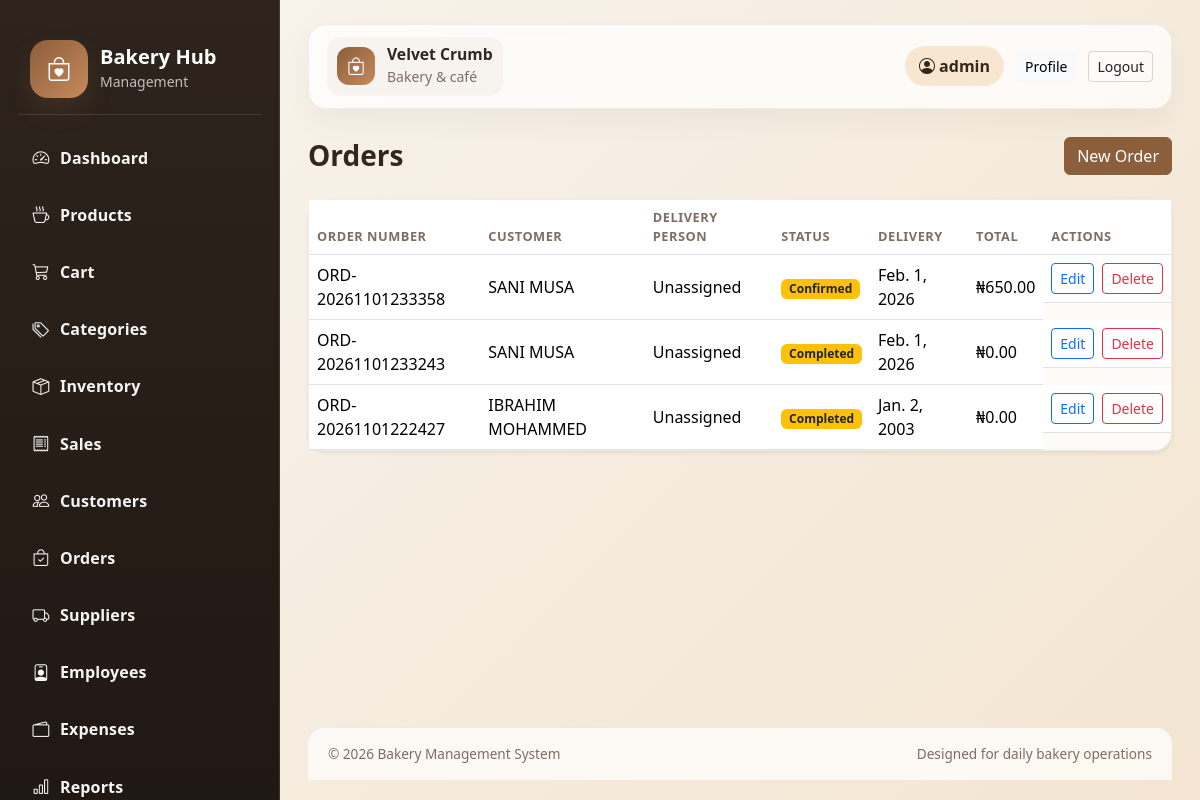
Screenshot of /orders/ (signed in) with the database file from the repository.
### orders/models.py (models this page shows, shortened)
class Order(models.Model):
    STATUS_CHOICES = (
        ('pending', 'Pending'),
        ('confirmed', 'Confirmed'),
        ('assigned', 'Assigned to Delivery'),
        ('out_for_delivery', 'Out for Delivery'),
        ('completed', 'Completed'),
        ('cancelled', 'Cancelled'),
    )
    customer = models.ForeignKey(Customer, on_delete=models.CASCADE, related_name='orders')
    order_number = models.CharField(max_length=50, unique=True)
    delivery_date = models.DateField(blank=True, null=True)
    assigned_delivery_person = models.ForeignKey(
        Employee,
        on_delete=models.SET_NULL,
        related_name='assigned_orders',
        null=True,
        blank=True,
    )
    status = models.CharField(max_length=25, choices=STATUS_CHOICES, default='pending')
    notes = models.TextField(blank=True)
    total_amount = models.DecimalField(max_digits=12, decimal_places=2, default=0)
    created_at = models.DateTimeField(auto_now_add=True)
    class Meta:
        ordering = ('-created_at',)

### customers/models.py (models this page shows, shortened)
class Customer(models.Model):
    name = models.CharField(max_length=150)
    phone = models.CharField(max_length=30, blank=True)
    email = models.EmailField(blank=True, null=True)
    address = models.TextField(blank=True)
    created_at = models.DateTimeField(auto_now_add=True)
    class Meta:
        ordering = ('name',)

### orders/views.py (the view)
# urls.py: path('', views.order_list, name='order_list'),
@login_required
def order_list(request):
    query = request.GET.get('q', '').strip()
    orders = Order.objects.select_related('customer').order_by('-created_at')
    if query:
        orders = orders.filter(Q(order_number__icontains=query) | Q(customer__name__icontains=query) | Q(status__icontains=query))
    return render(request, 'orders/order_list.html', {'orders': orders, 'query': query})

### templates/orders/order_list.html (shortened to what this page needs)
{% extends 'base.html' %}
{% block content %}
<div class="d-flex justify-content-between align-items-center mb-4">
    <h3 class="page-title mb-0">Orders</h3>
    <a href="{% url 'order_new' %}" class="btn btn-primary">New Order</a>
</div>
<div class="card shadow-sm">
    <div class="card-body p-0">
        <div class="table-responsive">
            <table class="table mb-0 align-middle">
                <thead>
                    <tr>
                        <th>Order Number</th>
                        <th>Customer</th>
                        <th>Delivery Person</th>
                        <th>Status</th>
                        <th>Delivery</th>
                        <th>Total</th>
                        <th>Actions</th>
                    </tr>
                </thead>
                <tbody>
                    {% for order in orders %}
                        <tr>
                            <td>{{ order.order_number }}</td>
                            <td>{{ order.customer.name }}</td>
                            <td>{{ order.assigned_delivery_person.name|default:'Unassigned' }}</td>
                            <td><span class="badge bg-warning text-dark">{{ order.get_status_display }}</span></td>
                            <td>{{ order.delivery_date|default:'-' }}</td>
                            <td>₦{{ order.total_amount|floatformat:2 }}</td>
                            <td class="table-action">
                                <a href="{% url 'order_edit' order.pk %}" class="btn btn-sm btn-outline-primary">Edit</a>
                                <a href="{% url 'order_delete' order.pk %}" class="btn btn-sm btn-outline-danger" onclick="return confirm('Delete this order?')">Delete</a>
                            </td>
                        </tr>
                    {% empty %}
                        <tr><td colspan="7" class="empty-state">No orders found.</td></tr>
                    {% endfor %}
                </tbody>
            </table>
        </div>
    </div>
</div>
{% endblock %}

### templates/base.html (shortened to what this page needs)
{% load static %}
<!DOCTYPE html>
<html lang="en">
<head>
    <link href="https://cdn.jsdelivr.net/npm/bootstrap@5.3.3/dist/css/bootstrap.min.css" rel="stylesheet">
    <link href="https://cdn.jsdelivr.net/npm/bootstrap-icons@1.11.3/font/bootstrap-icons.min.css" rel="stylesheet">
    <link rel="stylesheet" href="{% static 'css/style.css' %}">
</head>
<body>
    <div class="app-shell">
        <aside class="sidebar">
            <div class="brand-box">
                <div class="brand-icon"><i class="bi bi-bag-heart"></i></div>
                <div>
                    <h5>Bakery Hub</h5>
                    <small>Management</small>
                </div>
            </div>
            <nav class="nav flex-column menu-list">
                <a class="nav-link" href="{% url 'dashboard:index' %}"><i class="bi bi-speedometer2"></i> Dashboard</a>
                <a class="nav-link" href="{% url 'product_list' %}"><i class="bi bi-cup-hot"></i> Products</a>
                <a class="nav-link" href="{% url 'cart' %}"><i class="bi bi-cart3"></i> Cart</a>
                <a class="nav-link" href="{% url 'category_list' %}"><i class="bi bi-tags"></i> Categories</a>
                <a class="nav-link" href="{% url 'inventory_list' %}"><i class="bi bi-box-seam"></i> Inventory</a>
                <a class="nav-link" href="{% url 'sales_list' %}"><i class="bi bi-receipt"></i> Sales</a>
                <a class="nav-link" href="{% url 'customer_list' %}"><i class="bi bi-people"></i> Customers</a>
                <a class="nav-link" href="{% url 'order_list' %}"><i class="bi bi-bag-check"></i> Orders</a>
                <a class="nav-link" href="{% url 'supplier_list' %}"><i class="bi bi-truck"></i> Suppliers</a>
                <a class="nav-link" href="{% url 'employee_list' %}"><i class="bi bi-person-badge"></i> Employees</a>
                <a class="nav-link" href="{% url 'expense_list' %}"><i class="bi bi-wallet2"></i> Expenses</a>
                <a class="nav-link" href="{% url 'report_dashboard' %}"><i class="bi bi-bar-chart"></i> Reports</a>
            </nav>
        </aside>
        <main class="main-content">
            <header class="topbar">
                <div class="topbar-left">
                    <div class="brand-mini">
                        <span class="brand-mini-mark"><i class="bi bi-bag-heart"></i></span>
                        <div>
                            <strong>Velvet Crumb</strong>
                            <small>Bakery & café</small>
                        </div>
                    </div>
                </div>
                <div class="topbar-right">
                    {% if user.is_authenticated %}
                        <span class="user-pill"><i class="bi bi-person-circle"></i> {{ user.get_full_name|default:user.username }}</span>
                        <a class="btn btn-light btn-sm" href="{% url 'accounts:profile' %}">Profile</a>
                        <a class="btn btn-outline-dark btn-sm" href="{% url 'accounts:logout' %}">Logout</a>
                    {% else %}
                        <a class="btn btn-bakery-secondary btn-sm" href="{% url 'accounts:register' %}">Create account</a>
                        <a class="btn btn-dark btn-sm" href="{% url 'accounts:login' %}">Login</a>
                    {% endif %}
                </div>
            </header>
            <div class="page-content">
                {% block content %}{% endblock %}
            </div>
            <footer class="app-footer">
                <div>© 2026 Bakery Management System</div>
                <div>Designed for daily bakery operations</div>
            </footer>
        </main>
    </div>
</body>
</html>

### static/css/style.css (style rules this page uses)
:root { --bg: #f7f1e8; --card: #fffdfa; --primary: #8b5e3c; --primary-soft: #c8895c; --secondary: #f1d1b5; --dark: #32261d; --muted: #7f6d63; --success: #3d8b5c; --danger: #c94d4d; --warning: #f5c76d; --border: rgba(77, 56, 42, 0.08); }
body { margin: 0; background: linear-gradient(135deg, #f8f4ee 0%, #f3e5d1 100%); color: var(--dark); font-family: 'Segoe UI', sans-serif; }
.brand-icon { display: flex; align-items: center; justify-content: center; width: 58px; height: 58px; border-radius: 18px; background: linear-gradient(135deg, var(--primary), var(--primary-soft)); color: white; font-size: 1.5rem; box-shadow: 0 12px 24px rgba(139, 94, 60, 0.2); }
.app-shell { display: flex; min-height: 100vh; width: 100%; }
.sidebar { width: 280px; background: linear-gradient(180deg, #2e241d 0%, #201812 100%); color: white; padding: 24px 18px; position: sticky; top: 0; height: 100vh; overflow-y: auto; overflow-x: hidden; border-right: 1px solid rgba(255,255,255,0.12); scrollbar-width: thin; scrollbar-color: rgba(255,255,255,0.35) transparent; }
.brand-box { display: flex; align-items: center; gap: 12px; padding: 16px 12px; margin-bottom: 18px; border-bottom: 1px solid rgba(255,255,255,0.12); }
.brand-box h5 { margin: 0; font-weight: 700; }
.brand-box small { color: rgba(255,255,255,0.7); }
.menu-list { gap: 4px; }
.menu-list .nav-link { color: #fff; border-radius: 12px; padding: 12px 14px; margin-bottom: 4px; display: flex; align-items: center; gap: 10px; transition: 0.2s ease; font-weight: 600; letter-spacing: 0.01em; opacity: 0.96; }
.menu-list .nav-link i { font-size: 1.05rem; width: 18px; text-align: center; opacity: 1; }
.main-content { flex: 1; display: flex; flex-direction: column; min-height: 100vh; padding: 24px 28px 20px; }
.topbar { display: flex; align-items: center; justify-content: space-between; margin-bottom: 28px; padding: 12px 18px; border-radius: 18px; background: rgba(255,255,255,0.75); border: 1px solid var(--border); box-shadow: 0 14px 28px rgba(21, 17, 13, 0.04); flex-shrink: 0; backdrop-filter: blur(10px); }
.topbar-left, .topbar-right { display: flex; align-items: center; gap: 12px; }
.brand-mini { display: flex; align-items: center; gap: 12px; padding: 8px 10px; border-radius: 14px; background: rgba(139, 94, 60, 0.05); }
.brand-mini-mark { width: 38px; height: 38px; display: flex; align-items: center; justify-content: center; background: linear-gradient(135deg, var(--primary), var(--primary-soft)); color: white; border-radius: 12px; font-size: 1.1rem; }
.brand-mini strong { display: block; color: var(--dark); font-size: 0.98rem; line-height: 1.2; }
.brand-mini small { color: var(--muted); }
.user-pill { background: #f8e7d0; color: var(--dark); border-radius: 999px; padding: 8px 14px; font-weight: 600; }
.page-content { display: block; flex: 1 1 auto; }
.app-footer { margin-top: 24px; padding: 16px 20px; border-top: 1px solid var(--border); background: rgba(255,255,255,0.7); border-radius: 16px 16px 0 0; display: flex; justify-content: space-between; align-items: center; gap: 12px; color: var(--muted); font-size: 0.85rem; flex-shrink: 0; }
.card { border: 1px solid var(--border); border-radius: 18px; background: rgba(255,255,255,0.8); }
.table th { font-size: 0.8rem; text-transform: uppercase; color: var(--muted); letter-spacing: 0.04em; }
.btn-primary { background: var(--primary); border-color: var(--primary); }
.btn-outline-dark { border-color: rgba(0,0,0,0.15); }
.page-title { font-weight: 700; margin-bottom: 18px; }
.table-action { display: inline-flex; gap: 8px; }

### rows the page displays
Order: order_number "ORD-20261101233358", customer.name "SANI MUSA", assigned_delivery_person.name "Unassigned", status "Confirmed", delivery_date "Feb. 1, 2026", total_amount "650.00"
Order: order_number "ORD-20261101233243", customer.name "SANI MUSA", assigned_delivery_person.name "Unassigned", status "Completed", delivery_date "Feb. 1, 2026", total_amount "0.00"
Order: order_number "ORD-20261101222427", customer.name "IBRAHIM MOHAMMED", assigned_delivery_person.name "Unassigned", status "Completed", delivery_date "Jan. 2, 2003", total_amount "0.00"

### other values shown
{{ user.get_full_name|default:user.username }} "admin"
